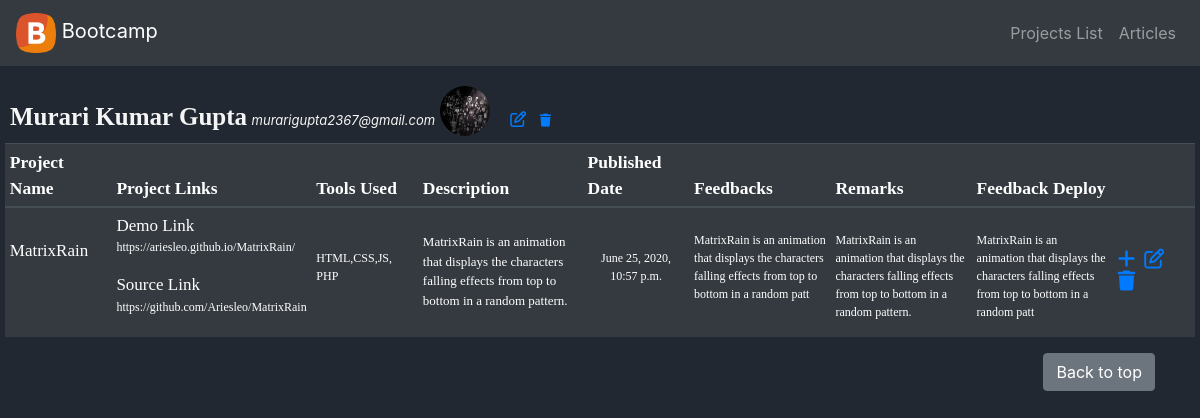
Page /showprojectlist/ on the committed database.
### projectlist/models.py (models this page shows, shortened)
class AddUsersInfo(models.Model):
    user_name = models.CharField(max_length=50)
    user_email = models.EmailField()
    user_image = models.ImageField(upload_to='images/')

class AddProjects(models.Model):
    user_email = models.EmailField()
    project_name = models.CharField(max_length=50)
    proj_demo_link = models.CharField(max_length=300)
    proj_source_link = models.CharField(max_length=300)
    tools_used = models.CharField(max_length=250)
    project_description = models.CharField(max_length=500)
    remarks = models.TextField()
    pub_date = models.DateTimeField()
    feedback = models.TextField()
    feedback_deploy = models.TextField()

### projectlist/views.py (the view)
# urls.py: path('showprojectlist/',projectlist.views.showprojectlist, name='showprojectlist'),
def showprojectlist(request):
    add_projects = AddProjects.objects
    add_users = AddUsersInfo.objects
    return render(request, 'projectlist/showprojects.html', {'add_users':add_users, 'add_projects': add_projects})

### projectlist/templates/projectlist/showprojects.html
{% extends 'projectlist/addproject.html' %}
{% block content %}
<div style="margin-left: 5px; margin-right: 5px;">
    {% for x in add_users.all %}
        <div style="margin-top: 20px;">
          <b style="color:''; font-size: 25px; font-family: '-apple-system,BlinkMacSystemFont', Times, serif; margin-left: 5px;">{{x.user_name}}</b>
          <i style="font-size: small;">{{x.user_email}}</i>
          <a href="#" ><img src="{{ x.user_image.url }}" class="rounded-circle mr-3" height="50px" width="50px" style="margin-bottom: 20px;" /></a>
          <a href="{% url 'update_user' x.id %}"  title="update user info"><i class="far fa-edit"></i></a>&nbsp;&nbsp;
          <a href="{% url 'delete_user' x.id %}" title="DELETE User?"><i class="fas fa-trash" style="font-size: 13px;"></i></a>
        </div>
        <table class="table table-hover table-dark table table-sm" style="font-family:'Times New Roman', Times, serif; margin-top: -13px;">
            <thead style="font-size: 17.5px;">
                <tr>
                    <th scope="col">Project Name</th>
                    <th scope="col">Project Links</th>
                    <th scope="col">Tools Used</th>
                    <th scope="col">Description</th>
                    <th scope="col">Published Date</th>
                    <th scope="col">Feedbacks</th>
                    <th scope="col">Remarks</th>
                    <th scope="col">Feedback Deploy</th>
                    <th scope="col"></th>
                </tr>
            </thead>
        {% for y in add_projects.all %}
            {% if y.user_email == x.user_email %}
            <tbody style="font-size: 12px;">
                <tr class="highlight">
                    <td rowspan="2" style="font-size: 17px; width:9%;"><br>{{y.project_name}}</td>
                    <td style="width:15%;"><p><span style="text-align: center; font-size: 17px;">Demo Link</span><br> {{y.proj_demo_link}}</p>
                        <p><span style="text-align: center; font-size: 17px;">Source Link</span><br> {{y.proj_source_link}}</p>
                    </td>
                    <td rowspan="2" style="width:9%;"><br><br>{{y.tools_used}}</td>
                    <td rowspan="2" style="font-size: 13px; width: 14%;"><br>{{y.project_description}}</td>
                    <td rowspan="2" style="text-align: center; width:9%;"><br><br>{{y.pub_date}}</td>
                    <td  rowspan="2" style="font-size: 12px; width:12%;"><br>{{y.feedback}}</td>
                    <td  rowspan="2" style="font-size: 12px; width:12%;"><br>{{y.remarks}}</td>
                    <td  rowspan="2" style="width:12%;"><br>{{y.feedback_deploy}}</td>
                    <td  rowspan="2" style=" width:7%;"><br><br><a href="{% url 'update_feedback' y.id %}" title="add feedback"><i class="fas fa-plus" style="font-size: 20px;"></i></a>&nbsp;&nbsp;
                                    <a href="{% url 'update_list' y.id %}"  title="update project info"><i class="far fa-edit" style="font-size: 20px;"></i></a>&nbsp;&nbsp;
                                    <a href="{% url 'delete_project' y.id %}" title="DELETE!!"><i class="fas fa-trash" style="font-size: 20px;"></i></a>
                    </td>
                </tr>
            </tbody>
            {% endif %}
        {% endfor %}
        </table>
    {% endfor %}
    </div>
{% endblock %}

### projectlist/templates/projectlist/addproject.html (style rules this page uses)
body { background-color: #222831; color: whitesmoke; }

### rows in the picture
AddUsersInfo: user_name "Murari Kumar Gupta", user_email "murarigupta2367@gmail.com", user_image (picture)
AddProjects: project_name "MatrixRain", proj_demo_link "https://ariesleo.github.io/MatrixRain/", proj_source_link "https://github.com/Ariesleo/MatrixRain", tools_used "HTML,CSS,JS, PHP", project_description "MatrixRain is an animation that displays the characters falling effects from top to bottom in a random pattern.", pub_date "June 25, 2020, 10:57 p.m.", feedback "MatrixRain is an animation that displays the characters falling effects from top to bottom in a random patt", remarks "MatrixRain is an animation that displays the characters falling effects from top to bottom in a random pattern.", feedback_deploy "MatrixRain is an animation that displays the characters falling effects from top to bottom in a random patt"
